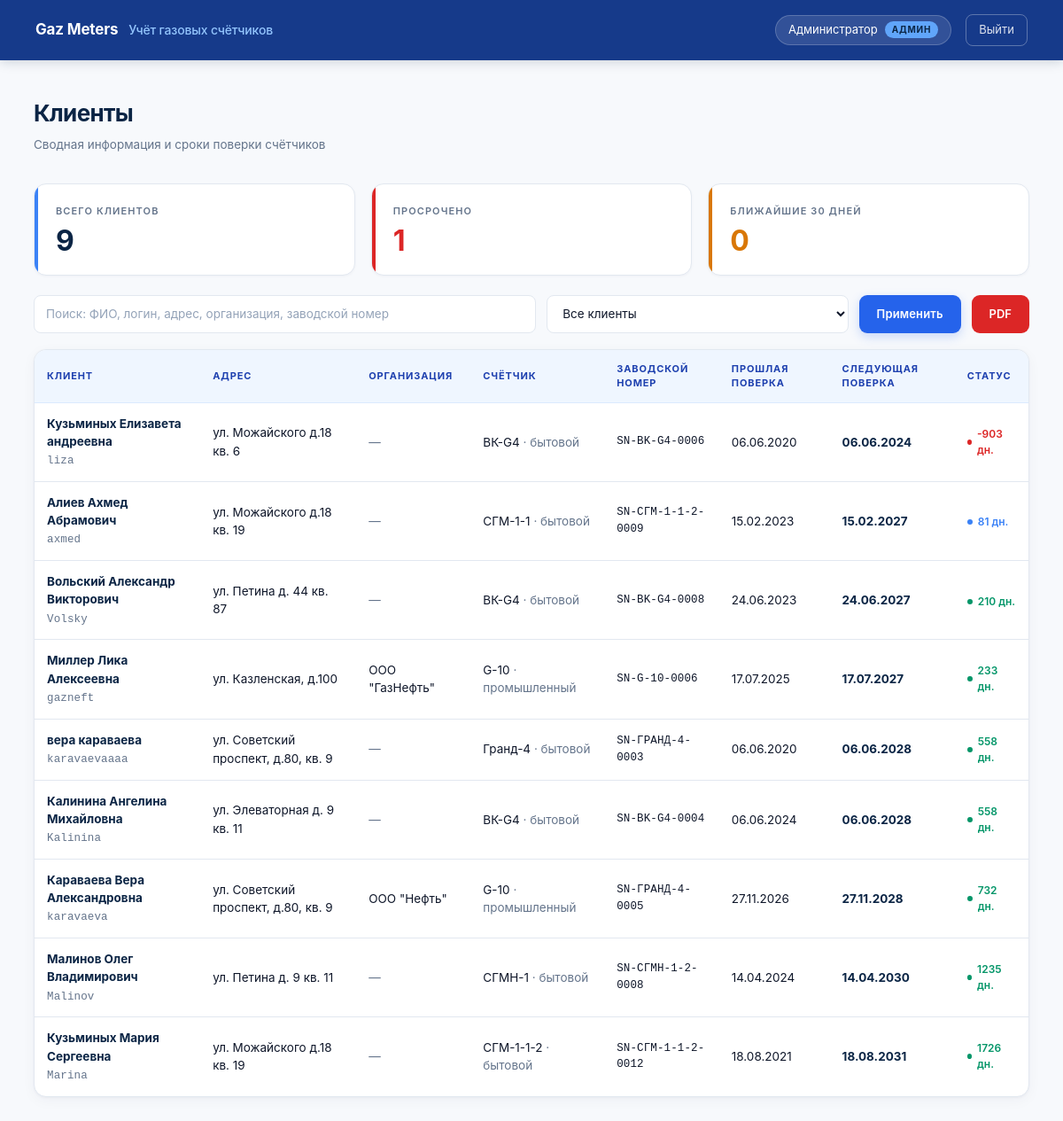
The page /admin (signed in) on the database its author committed.
### app.py (models this page shows, shortened)
class User(UserMixin, database.Model):
    id = database.Column(database.Integer, primary_key=True)
    username = database.Column(database.String(80), unique=True, nullable=False)
    password_hash = database.Column(database.String(200), nullable=False)
    full_name = database.Column(database.String(150), nullable=False)
    address = database.Column(database.String(250))
    organization = database.Column(database.String(200))
    is_admin = database.Column(database.Boolean, default=False)
    meter = database.relationship('GasMeter', backref='owner', uselist=False, cascade='all, delete-orphan')

class GasMeter(database.Model):
    __table_args__ = (database.CheckConstraint("meter_type IN ('бытовой','промышленный')", name='ck_meter_type'),)
    id = database.Column(database.Integer, primary_key=True)
    user_id = database.Column(database.Integer, database.ForeignKey('user.id'), unique=True, nullable=False)
    model = database.Column(database.String(100), nullable=False)
    meter_type = database.Column(database.String(50), nullable=False)
    serial_number = database.Column(database.String(50), unique=True, nullable=False)
    manufacture_date = database.Column(database.Date, nullable=False)
    last_check_date = database.Column(database.Date, nullable=False)
    next_check_date = database.Column(database.Date, nullable=False)
    @property
    def days(self): return (self.next_check_date - date.today()).days
    @property
    def overdue(self): return self.days < 0

### app.py (the view)
@app.route('/admin')
@login_required
def admin():
    if not current_user.is_admin: return redirect(url_for('client'))
    search_query = request.args.get('search', '').strip()
    filter_type = request.args.get('filter', 'all')
    if filter_type not in VALID_FILTERS: filter_type = 'all'
    clients_list, statistics = get_clients(search_query, filter_type)
    return render_template('admin_dashboard.html', users=clients_list, stats=statistics, search=search_query, filter_type=filter_type)

### app.py (called while the page is built)
def is_e2e_user(user):
    return ((user.username and any(user.username.startswith(prefix) for prefix in E2E_PREFIXES)) or (user.full_name and any(marker in user.full_name for marker in E2E_FULLNAME_MARKERS)))

@login_manager.user_loader
def load_user(user_id): return database.session.get(User, int(user_id))

### templates/admin_dashboard.html (shortened to what this page needs)
{% extends "base.html" %}
{% block content %}
<div style="max-width:1180px;margin:0 auto">
    <div class="page-title">Клиенты</div>
    <div class="page-sub">Сводная информация и сроки поверки счётчиков</div>
    <div class="grid cols-3" style="margin-bottom:22px">
        <div class="metric">
            <div class="k">Всего клиентов</div>
            <div class="v">{{ stats.total }}</div>
        </div>
        <div class="metric danger">
            <div class="k">Просрочено</div>
            <div class="v">{{ stats.overdue }}</div>
        </div>
        <div class="metric warn">
            <div class="k">Ближайшие 30 дней</div>
            <div class="v">{{ stats.in_30 }}</div>
        </div>
    </div>
    <form method="get" style="display:grid;grid-template-columns:2fr 1.2fr auto auto;gap:12px;margin-bottom:18px">
        <input type="text" name="search" value="{{ search }}" placeholder="Поиск: ФИО, логин, адрес, организация, заводской номер">
        <select name="filter">
            <option value="all" {% if filter_type =='all' %}selected{% endif %}>Все клиенты</option>
        </select>
        <button class="btn-sm" style="width:auto;padding:9px 20px">Применить</button>
        <a href="{{ url_for('admin_export', search=search, filter=filter_type) }}" class="btn-sm" style="background:#DC2626;padding:9px 20px;color:#fff">PDF</a>
    </form>
    <div class="card" style="padding:0;overflow:hidden">
        <div style="overflow-x:auto">
            <table>
                <thead>
                    <tr>
                        <th>Клиент</th>
                        <th>Адрес</th>
                        <th>Организация</th>
                        <th>Счётчик</th>
                        <th>Заводской номер</th>
                        <th>Прошлая поверка</th>
                        <th>Следующая поверка</th>
                        <th>Статус</th>
                    </tr>
                </thead>
                <tbody>
                    {% for user in users %}
                    {% set meter = user.meter %}
                    <tr>
                        <td>
                            <a href="{{ url_for('admin_client', user_id=user.id) }}" style="color:var(--navy);font-weight:700;text-decoration:none">{{ user.full_name }}</a>
                            <br>
                            <span class="muted mono">{{ user.username }}</span>
                        </td>
                        <td>{{ user.address or '—' }}</td>
                        <td>
                            {% if meter.meter_type == 'промышленный' %}
                            {{ user.organization or '—' }}
                            {% else %}
                            <span class="muted">—</span>
                            {% endif %}
                        </td>
                        <td>{{ meter.model }} <span class="muted">· {{ meter.meter_type }}</span></td>
                        <td class="mono">{{ meter.serial_number }}</td>
                        <td>{{ meter.last_check_date.strftime('%d.%m.%Y') }}</td>
                        <td><b style="color:var(--navy)">{{ meter.next_check_date.strftime('%d.%m.%Y') }}</b></td>
                        <td>
                            {% if meter.overdue %}
                            <span class="status s-overdue">-{{ -meter.days }} дн.</span>
                            {% elif meter.days <= 30 %}
                            <span class="status s-soon">{{ meter.days }} дн.</span>
                            {% elif meter.days <= 90 %}
                            <span class="status s-mid">{{ meter.days }} дн.</span>
                            {% else %}
                            <span class="status s-ok">{{ meter.days }} дн.</span>
                            {% endif %}
                        </td>
                    </tr>
                    {% else %}
                    <tr>
                        <td colspan="8" class="center muted" style="padding:48px">Нет записей</td>
                    </tr>
                    {% endfor %}
                </tbody>
            </table>
        </div>
    </div>
</div>
{% endblock %}

### templates/base.html (shortened to what this page needs)
<!doctype html>
<html lang="ru">
<head>
</head>
<body>
    <header>
        <div class="inner">
            <div class="brand">
                Gaz Meters
                <span>Учёт газовых счётчиков</span>
            </div>
            {% if current_user.is_authenticated %}
            <div class="user-chip">
                {{ current_user.full_name }}
                {% if current_user.is_admin %}
                <span class="badge-admin">админ</span>
                {% endif %}
            </div>
            <a href="{{ url_for('logout') }}" class="logout">Выйти</a>
            {% else %}
            <a href="{{ url_for('login') }}" class="logout">Вход</a>
            <a href="{{ url_for('register') }}" class="logout">Регистрация</a>
            {% endif %}
        </div>
    </header>
    <div class="content">
        {% block content %}{% endblock %}
    </div>
</body>
</html>

### rows shown on the page
User: full_name "Администратор"
User: full_name "Кузьминых Елизавета андреевна", username "liza", address "ул. Можайского д.18 кв. 6"
GasMeter: model "ВК-G4", meter_type "бытовой", serial_number "SN-BK-G4-0006", last_check_date "06.06.2020", next_check_date "06.06.2024", days "903"
User: full_name "Алиев Ахмед Абрамович", username "axmed", address "ул. Можайского д.18 кв. 19"
GasMeter: model "СГМ-1-1", meter_type "бытовой", serial_number "SN-СГМ-1-1-2-0009", last_check_date "15.02.2023", next_check_date "15.02.2027", days "81"
User: full_name "Вольский Александр Викторович", username "Volsky", address "ул. Петина д. 44 кв. 87"
GasMeter: model "ВК-G4", meter_type "бытовой", serial_number "SN-BK-G4-0008", last_check_date "24.06.2023", next_check_date "24.06.2027", days "210"
User: full_name "Миллер Лика Алексеевна", username "gazneft", address "ул. Казленская, д.100", organization "ООО \"ГазНефть\""
GasMeter: model "G-10", meter_type "промышленный", serial_number "SN-G-10-0006", last_check_date "17.07.2025", next_check_date "17.07.2027", days "233"
User: full_name "вера караваева", username "karavaevaaaa", address "ул. Советский проспект, д.80, кв. 9"
GasMeter: model "Гранд-4", meter_type "бытовой", serial_number "SN-ГРАНД-4-0003", last_check_date "06.06.2020", next_check_date "06.06.2028", days "558"
User: full_name "Калинина Ангелина Михайловна", username "Kalinina", address "ул. Элеваторная д. 9 кв. 11"
GasMeter: model "ВК-G4", meter_type "бытовой", serial_number "SN-BK-G4-0004", last_check_date "06.06.2024", next_check_date "06.06.2028", days "558"
User: full_name "Караваева Вера Александровна", username "karavaeva", address "ул. Советский проспект, д.80, кв. 9", organization "ООО \"Нефть\""
GasMeter: model "G-10", meter_type "промышленный", serial_number "SN-ГРАНД-4-0005", last_check_date "27.11.2026", next_check_date "27.11.2028", days "732"
User: full_name "Малинов Олег Владимирович", username "Malinov", address "ул. Петина д. 9 кв. 11"
GasMeter: model "СГМН-1", meter_type "бытовой", serial_number "SN-СГМН-1-2-0008", last_check_date "14.04.2024", next_check_date "14.04.2030", days "1235"
User: full_name "Кузьминых Мария Сергеевна", username "Marina", address "ул. Можайского д.18 кв. 19"
GasMeter: model "СГМ-1-1-2", meter_type "бытовой", serial_number "SN-СГМ-1-1-2-0012", last_check_date "18.08.2021", next_check_date "18.08.2031", days "1726"

### other values the page prints
{{ stats.total }} "9"
{{ stats.overdue }} "1"
{{ stats.in_30 }} "0"
